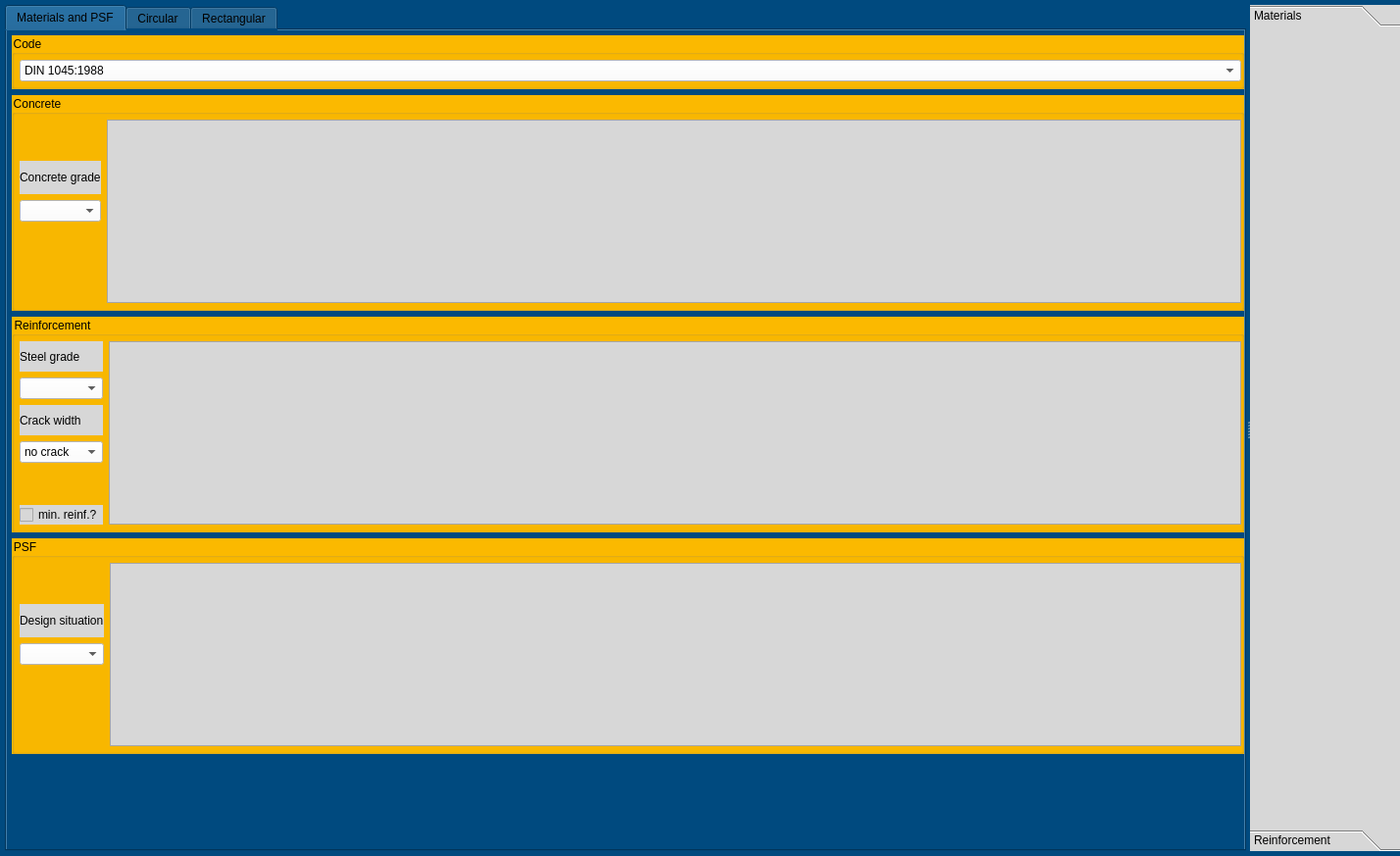
<?xml version="1.0" encoding="UTF-8"?>
<ui version="4.0">
 <class>Form</class>
 <widget class="QWidget" name="Form">
  <property name="geometry">
   <rect>
    <x>0</x>
    <y>0</y>
    <width>1428</width>
    <height>873</height>
   </rect>
  </property>
  <property name="windowTitle">
   <string>Cross-section dimensioning</string>
  </property>
  <property name="styleSheet">
   <string notr="true">QWidget{
background-color: rgb(0, 74, 127);
}

QPushButton{
background-color: rgb(205, 205, 205);
}

QLineEdit{
background-color:rgb(255, 255, 255)
}

QLabel{
background-color:rgb(215, 215, 215)
}

QCheckBox{
background-color:rgb(215, 215, 215)
}


QTableWidget{
background-color:rgb(215, 215, 215)
}

QComboBox{
background-color:rgb(255, 255, 255)
}


</string>
  </property>
  <layout class="QHBoxLayout" name="horizontalLayout">
   <property name="leftMargin">
    <number>5</number>
   </property>
   <property name="topMargin">
    <number>5</number>
   </property>
   <property name="rightMargin">
    <number>0</number>
   </property>
   <property name="bottomMargin">
    <number>5</number>
   </property>
   <item>
    <widget class="QSplitter" name="splitter">
     <property name="sizePolicy">
      <sizepolicy hsizetype="Preferred" vsizetype="Preferred">
       <horstretch>0</horstretch>
       <verstretch>0</verstretch>
      </sizepolicy>
     </property>
     <property name="baseSize">
      <size>
       <width>0</width>
       <height>0</height>
      </size>
     </property>
     <property name="orientation">
      <enum>Qt::Horizontal</enum>
     </property>
     <widget class="QTabWidget" name="tabWidget">
      <property name="sizePolicy">
       <sizepolicy hsizetype="MinimumExpanding" vsizetype="Expanding">
        <horstretch>0</horstretch>
        <verstretch>0</verstretch>
       </sizepolicy>
      </property>
      <property name="styleSheet">
       <string notr="true"/>
      </property>
      <property name="currentIndex">
       <number>0</number>
      </property>
      <widget class="QWidget" name="tab">
       <property name="styleSheet">
        <string notr="true">QGroupBox{
background-color: rgb(251, 185, 0);
}
</string>
       </property>
       <attribute name="title">
        <string>Materials and PSF</string>
       </attribute>
       <layout class="QVBoxLayout" name="verticalLayout">
        <property name="leftMargin">
         <number>5</number>
        </property>
        <property name="topMargin">
         <number>5</number>
        </property>
        <property name="rightMargin">
         <number>0</number>
        </property>
        <property name="bottomMargin">
         <number>5</number>
        </property>
        <item>
         <widget class="QGroupBox" name="groupBox">
          <property name="styleSheet">
           <string notr="true"/>
          </property>
          <property name="title">
           <string>Code</string>
          </property>
          <layout class="QGridLayout" name="gridLayout">
           <property name="leftMargin">
            <number>5</number>
           </property>
           <property name="topMargin">
            <number>5</number>
           </property>
           <property name="rightMargin">
            <number>0</number>
           </property>
           <property name="bottomMargin">
            <number>5</number>
           </property>
           <item row="0" column="0">
            <widget class="QComboBox" name="comboBox">
             <property name="styleSheet">
              <string notr="true">background-color: rgb(255, 255, 255);</string>
             </property>
             <item>
              <property name="text">
               <string>DIN 1045:1988</string>
              </property>
             </item>
             <item>
              <property name="text">
               <string>DIN 1045:2008</string>
              </property>
             </item>
             <item>
              <property name="text">
               <string>EN 1992-1-1:2004 (Eurocode 2)</string>
              </property>
             </item>
             <item>
              <property name="text">
               <string>DIN EN 1992-1-1:2004 + AX:2010 + NA:2011</string>
              </property>
             </item>
            </widget>
           </item>
          </layout>
         </widget>
        </item>
        <item>
         <widget class="QGroupBox" name="groupBox_2">
          <property name="title">
           <string>Concrete</string>
          </property>
          <layout class="QGridLayout" name="gridLayout_2">
           <property name="leftMargin">
            <number>5</number>
           </property>
           <property name="topMargin">
            <number>5</number>
           </property>
           <property name="rightMargin">
            <number>0</number>
           </property>
           <property name="bottomMargin">
            <number>5</number>
           </property>
           <item row="0" column="1" rowspan="5">
            <widget class="QTableWidget" name="tableWidget">
             <attribute name="horizontalHeaderDefaultSectionSize">
              <number>80</number>
             </attribute>
            </widget>
           </item>
           <item row="1" column="0">
            <widget class="QLabel" name="label">
             <property name="text">
              <string>Concrete grade</string>
             </property>
            </widget>
           </item>
           <item row="2" column="0">
            <widget class="QComboBox" name="comboBox_2">
             <property name="styleSheet">
              <string notr="true">background-color: rgb(255, 255, 255);</string>
             </property>
            </widget>
           </item>
          </layout>
         </widget>
        </item>
        <item>
         <widget class="QGroupBox" name="groupBox_3">
          <property name="title">
           <string>Reinforcement</string>
          </property>
          <layout class="QGridLayout" name="gridLayout_3">
           <property name="leftMargin">
            <number>5</number>
           </property>
           <property name="topMargin">
            <number>5</number>
           </property>
           <property name="rightMargin">
            <number>0</number>
           </property>
           <property name="bottomMargin">
            <number>5</number>
           </property>
           <item row="0" column="1" rowspan="6">
            <widget class="QTableWidget" name="tableWidget_2">
             <attribute name="horizontalHeaderDefaultSectionSize">
              <number>80</number>
             </attribute>
            </widget>
           </item>
           <item row="0" column="0">
            <widget class="QLabel" name="label_2">
             <property name="text">
              <string>Steel grade</string>
             </property>
            </widget>
           </item>
           <item row="1" column="0">
            <widget class="QComboBox" name="comboBox_3">
             <property name="styleSheet">
              <string notr="true">background-color: rgb(255, 255, 255);</string>
             </property>
            </widget>
           </item>
           <item row="2" column="0">
            <widget class="QLabel" name="label_4">
             <property name="text">
              <string>Crack width</string>
             </property>
            </widget>
           </item>
           <item row="3" column="0">
            <widget class="QComboBox" name="comboBox_5">
             <property name="styleSheet">
              <string notr="true">background-color: rgb(255, 255, 255);</string>
             </property>
             <item>
              <property name="text">
               <string>no crack</string>
              </property>
             </item>
             <item>
              <property name="text">
               <string>0.4 mm</string>
              </property>
             </item>
             <item>
              <property name="text">
               <string>0.3 mm</string>
              </property>
             </item>
             <item>
              <property name="text">
               <string>0.2 mm</string>
              </property>
             </item>
            </widget>
           </item>
           <item row="5" column="0">
            <widget class="QCheckBox" name="checkBox">
             <property name="text">
              <string>min. reinf.?</string>
             </property>
            </widget>
           </item>
          </layout>
         </widget>
        </item>
        <item>
         <widget class="QGroupBox" name="groupBox_4">
          <property name="title">
           <string>PSF</string>
          </property>
          <layout class="QGridLayout" name="gridLayout_4">
           <property name="leftMargin">
            <number>5</number>
           </property>
           <property name="topMargin">
            <number>5</number>
           </property>
           <property name="rightMargin">
            <number>0</number>
           </property>
           <property name="bottomMargin">
            <number>5</number>
           </property>
           <item row="1" column="0">
            <widget class="QLabel" name="label_3">
             <property name="text">
              <string>Design situation</string>
             </property>
            </widget>
           </item>
           <item row="0" column="1" rowspan="5">
            <widget class="QTableWidget" name="tableWidget_3">
             <attribute name="horizontalHeaderDefaultSectionSize">
              <number>80</number>
             </attribute>
            </widget>
           </item>
           <item row="2" column="0">
            <widget class="QComboBox" name="comboBox_4">
             <property name="styleSheet">
              <string notr="true">background-color: rgb(255, 255, 255);</string>
             </property>
            </widget>
           </item>
          </layout>
         </widget>
        </item>
        <item>
         <spacer name="verticalSpacer">
          <property name="orientation">
           <enum>Qt::Vertical</enum>
          </property>
          <property name="sizeHint" stdset="0">
           <size>
            <width>20</width>
            <height>97</height>
           </size>
          </property>
         </spacer>
        </item>
       </layout>
      </widget>
      <widget class="QWidget" name="tab_2">
       <property name="styleSheet">
        <string notr="true">QGroupBox{
background-color: rgb(251, 185, 0);
}</string>
       </property>
       <attribute name="title">
        <string>Circular</string>
       </attribute>
       <layout class="QVBoxLayout" name="verticalLayout_3">
        <property name="leftMargin">
         <number>5</number>
        </property>
        <property name="topMargin">
         <number>5</number>
        </property>
        <property name="rightMargin">
         <number>0</number>
        </property>
        <property name="bottomMargin">
         <number>5</number>
        </property>
        <item>
         <widget class="QGroupBox" name="groupBox_5">
          <property name="maximumSize">
           <size>
            <width>16777215</width>
            <height>200</height>
           </size>
          </property>
          <property name="title">
           <string>Cross-section</string>
          </property>
          <layout class="QGridLayout" name="gridLayout_5">
           <property name="leftMargin">
            <number>5</number>
           </property>
           <property name="topMargin">
            <number>5</number>
           </property>
           <property name="rightMargin">
            <number>0</number>
           </property>
           <property name="bottomMargin">
            <number>5</number>
           </property>
           <item row="0" column="0">
            <layout class="QHBoxLayout" name="horizontalLayout_2">
             <item>
              <widget class="QTableWidget" name="tableWidget_4">
               <property name="maximumSize">
                <size>
                 <width>16777215</width>
                 <height>16777215</height>
                </size>
               </property>
               <attribute name="horizontalHeaderDefaultSectionSize">
                <number>80</number>
               </attribute>
              </widget>
             </item>
             <item>
              <widget class="QWidget" name="widget_2" native="true">
               <property name="minimumSize">
                <size>
                 <width>100</width>
                 <height>0</height>
                </size>
               </property>
              </widget>
             </item>
            </layout>
           </item>
          </layout>
         </widget>
        </item>
        <item>
         <widget class="QGroupBox" name="groupBox_9">
          <property name="title">
           <string>Internal forces and required reinforcement</string>
          </property>
          <layout class="QGridLayout" name="gridLayout_11">
           <property name="leftMargin">
            <number>5</number>
           </property>
           <property name="topMargin">
            <number>5</number>
           </property>
           <property name="rightMargin">
            <number>0</number>
           </property>
           <property name="bottomMargin">
            <number>5</number>
           </property>
           <item row="0" column="0">
            <widget class="QTableWidget" name="tableWidget_11"/>
           </item>
           <item row="0" column="1">
            <widget class="QTableWidget" name="tableWidget_13"/>
           </item>
          </layout>
         </widget>
        </item>
        <item>
         <widget class="QGroupBox" name="groupBox_6">
          <property name="title">
           <string>Given reinforcement</string>
          </property>
          <layout class="QGridLayout" name="gridLayout_6">
           <property name="leftMargin">
            <number>5</number>
           </property>
           <property name="topMargin">
            <number>5</number>
           </property>
           <property name="bottomMargin">
            <number>5</number>
           </property>
           <item row="1" column="5" colspan="2">
            <widget class="QLineEdit" name="lineEdit_2">
             <property name="styleSheet">
              <string notr="true">background-color: rgb(242, 255, 116);</string>
             </property>
             <property name="text">
              <string>10, 12, 16, 20</string>
             </property>
            </widget>
           </item>
           <item row="1" column="0">
            <widget class="QLabel" name="label_5">
             <property name="text">
              <string>Bar diameters for vertical reinf.</string>
             </property>
            </widget>
           </item>
           <item row="1" column="4">
            <widget class="QLabel" name="label_6">
             <property name="text">
              <string>Bar diameters for shear reinf.</string>
             </property>
            </widget>
           </item>
           <item row="2" column="0" colspan="3">
            <widget class="QTableWidget" name="tableWidget_5">
             <property name="styleSheet">
              <string notr="true"/>
             </property>
             <attribute name="horizontalHeaderDefaultSectionSize">
              <number>60</number>
             </attribute>
            </widget>
           </item>
           <item row="2" column="4" colspan="3">
            <widget class="QTableWidget" name="tableWidget_6">
             <property name="styleSheet">
              <string notr="true"/>
             </property>
             <attribute name="horizontalHeaderDefaultSectionSize">
              <number>60</number>
             </attribute>
            </widget>
           </item>
           <item row="1" column="1" colspan="2">
            <widget class="QLineEdit" name="lineEdit">
             <property name="styleSheet">
              <string notr="true">background-color: rgb(242, 255, 116);</string>
             </property>
             <property name="text">
              <string>25, 32, 40, D25, D32, D40</string>
             </property>
            </widget>
           </item>
          </layout>
         </widget>
        </item>
        <item>
         <widget class="QPushButton" name="pushButton">
          <property name="text">
           <string>Print report</string>
          </property>
         </widget>
        </item>
       </layout>
      </widget>
      <widget class="QWidget" name="tab_3">
       <property name="styleSheet">
        <string notr="true">QGroupBox{
background-color: rgb(251, 185, 0);
}</string>
       </property>
       <attribute name="title">
        <string>Rectangular</string>
       </attribute>
       <layout class="QVBoxLayout" name="verticalLayout_4">
        <property name="leftMargin">
         <number>5</number>
        </property>
        <property name="topMargin">
         <number>5</number>
        </property>
        <property name="rightMargin">
         <number>0</number>
        </property>
        <property name="bottomMargin">
         <number>5</number>
        </property>
        <item>
         <widget class="QGroupBox" name="groupBox_7">
          <property name="maximumSize">
           <size>
            <width>16777215</width>
            <height>200</height>
           </size>
          </property>
          <property name="title">
           <string>Cross-section</string>
          </property>
          <layout class="QGridLayout" name="gridLayout_7">
           <property name="leftMargin">
            <number>5</number>
           </property>
           <property name="topMargin">
            <number>5</number>
           </property>
           <property name="rightMargin">
            <number>0</number>
           </property>
           <property name="bottomMargin">
            <number>5</number>
           </property>
           <item row="0" column="1">
            <layout class="QHBoxLayout" name="horizontalLayout_3">
             <item>
              <widget class="QTableWidget" name="tableWidget_7">
               <property name="maximumSize">
                <size>
                 <width>16777215</width>
                 <height>16777215</height>
                </size>
               </property>
               <attribute name="horizontalHeaderDefaultSectionSize">
                <number>80</number>
               </attribute>
              </widget>
             </item>
             <item>
              <widget class="QWidget" name="widget_5" native="true">
               <property name="minimumSize">
                <size>
                 <width>100</width>
                 <height>0</height>
                </size>
               </property>
              </widget>
             </item>
            </layout>
           </item>
          </layout>
         </widget>
        </item>
        <item>
         <widget class="QGroupBox" name="groupBox_10">
          <property name="title">
           <string>Internal forces and required reinforcement</string>
          </property>
          <layout class="QGridLayout" name="gridLayout_12">
           <property name="leftMargin">
            <number>5</number>
           </property>
           <property name="topMargin">
            <number>5</number>
           </property>
           <property name="rightMargin">
            <number>0</number>
           </property>
           <property name="bottomMargin">
            <number>5</number>
           </property>
           <item row="0" column="0">
            <widget class="QTableWidget" name="tableWidget_12"/>
           </item>
           <item row="0" column="1">
            <widget class="QTableWidget" name="tableWidget_14"/>
           </item>
          </layout>
         </widget>
        </item>
        <item>
         <widget class="QGroupBox" name="groupBox_8">
          <property name="title">
           <string>Given reinforcement</string>
          </property>
          <layout class="QGridLayout" name="gridLayout_8">
           <property name="leftMargin">
            <number>5</number>
           </property>
           <property name="topMargin">
            <number>5</number>
           </property>
           <property name="rightMargin">
            <number>0</number>
           </property>
           <property name="bottomMargin">
            <number>5</number>
           </property>
           <item row="0" column="7" colspan="2">
            <widget class="QLabel" name="label_8">
             <property name="text">
              <string>Bar diameters for shear reinf.</string>
             </property>
            </widget>
           </item>
           <item row="0" column="4" colspan="2">
            <spacer name="horizontalSpacer_5">
             <property name="orientation">
              <enum>Qt::Horizontal</enum>
             </property>
             <property name="sizeHint" stdset="0">
              <size>
               <width>40</width>
               <height>20</height>
              </size>
             </property>
            </spacer>
           </item>
           <item row="1" column="0" colspan="11">
            <widget class="QTabWidget" name="tabWidget_2">
             <property name="currentIndex">
              <number>0</number>
             </property>
             <widget class="QWidget" name="tab_4">
              <attribute name="title">
               <string>Vertical reinforcement</string>
              </attribute>
              <layout class="QGridLayout" name="gridLayout_9">
               <property name="leftMargin">
                <number>0</number>
               </property>
               <property name="topMargin">
                <number>0</number>
               </property>
               <property name="rightMargin">
                <number>0</number>
               </property>
               <property name="bottomMargin">
                <number>0</number>
               </property>
               <item row="0" column="0">
                <widget class="QTableWidget" name="tableWidget_8"/>
               </item>
               <item row="0" column="1">
                <widget class="QTableWidget" name="tableWidget_9"/>
               </item>
              </layout>
             </widget>
             <widget class="QWidget" name="tab_5">
              <attribute name="title">
               <string>Horizontal reinforcement</string>
              </attribute>
              <layout class="QGridLayout" name="gridLayout_10">
               <property name="leftMargin">
                <number>0</number>
               </property>
               <property name="topMargin">
                <number>0</number>
               </property>
               <property name="rightMargin">
                <number>0</number>
               </property>
               <property name="bottomMargin">
                <number>0</number>
               </property>
               <item row="0" column="0">
                <widget class="QTableWidget" name="tableWidget_10"/>
               </item>
              </layout>
             </widget>
            </widget>
           </item>
           <item row="0" column="9" colspan="2">
            <widget class="QLineEdit" name="lineEdit_4">
             <property name="styleSheet">
              <string notr="true">background-color: rgb(242, 255, 116);</string>
             </property>
             <property name="text">
              <string>10, 12, 16, 20</string>
             </property>
            </widget>
           </item>
           <item row="0" column="0" colspan="2">
            <widget class="QLabel" name="label_7">
             <property name="text">
              <string>Bar diameters for vertical reinf.</string>
             </property>
            </widget>
           </item>
           <item row="0" column="2" colspan="2">
            <widget class="QLineEdit" name="lineEdit_3">
             <property name="styleSheet">
              <string notr="true">background-color: rgb(242, 255, 116);</string>
             </property>
             <property name="text">
              <string>25, 32, 40, D25, D32, D40</string>
             </property>
            </widget>
           </item>
           <item row="0" column="6">
            <widget class="QLabel" name="label_9">
             <property name="toolTip">
              <string>&lt;html&gt;&lt;head/&gt;&lt;body&gt;&lt;p&gt;Embraces of shear reinforcement drawing format&lt;/p&gt;&lt;p&gt;- single number means 1 leg of shear reinforcement being placed at the assigned bar number.&lt;/p&gt;&lt;p&gt;- 'no_start no_end' means that shear reinforcement loop (2 legs) starts at no_start and ends at no_end, e. g. '1 8'.&lt;/p&gt;&lt;p&gt;- multiple legs for shear reinforcement can be separated by a semicolon, e.g. '1 9; 3 7; 5' means 5 legs of shear bars placed along the main bars 1, 3, 5, 7, and 9.&lt;/p&gt;&lt;/body&gt;&lt;/html&gt;</string>
             </property>
             <property name="styleSheet">
              <string notr="true">background-color: rgb(85, 255, 255);</string>
             </property>
             <property name="text">
              <string>Information?</string>
             </property>
            </widget>
           </item>
          </layout>
         </widget>
        </item>
        <item>
         <widget class="QPushButton" name="pushButton_2">
          <property name="text">
           <string>Print report</string>
          </property>
         </widget>
        </item>
       </layout>
      </widget>
     </widget>
     <widget class="QToolBox" name="toolBox">
      <property name="sizePolicy">
       <sizepolicy hsizetype="Expanding" vsizetype="Expanding">
        <horstretch>0</horstretch>
        <verstretch>0</verstretch>
       </sizepolicy>
      </property>
      <property name="minimumSize">
       <size>
        <width>100</width>
        <height>0</height>
       </size>
      </property>
      <property name="baseSize">
       <size>
        <width>0</width>
        <height>0</height>
       </size>
      </property>
      <property name="styleSheet">
       <string notr="true">background-color: rgb(215, 215, 215);</string>
      </property>
      <property name="currentIndex">
       <number>0</number>
      </property>
      <widget class="QWidget" name="page">
       <property name="geometry">
        <rect>
         <x>0</x>
         <y>0</y>
         <width>144</width>
         <height>809</height>
        </rect>
       </property>
       <attribute name="label">
        <string>Materials</string>
       </attribute>
       <layout class="QVBoxLayout" name="verticalLayout_2">
        <property name="leftMargin">
         <number>0</number>
        </property>
        <property name="topMargin">
         <number>5</number>
        </property>
        <property name="rightMargin">
         <number>5</number>
        </property>
        <property name="bottomMargin">
         <number>5</number>
        </property>
        <item>
         <widget class="QWidget" name="widget" native="true">
          <property name="sizePolicy">
           <sizepolicy hsizetype="Expanding" vsizetype="Preferred">
            <horstretch>0</horstretch>
            <verstretch>0</verstretch>
           </sizepolicy>
          </property>
         </widget>
        </item>
       </layout>
      </widget>
      <widget class="QWidget" name="page_3">
       <property name="geometry">
        <rect>
         <x>0</x>
         <y>0</y>
         <width>144</width>
         <height>809</height>
        </rect>
       </property>
       <attribute name="label">
        <string>Reinforcement</string>
       </attribute>
       <layout class="QVBoxLayout" name="verticalLayout_5">
        <property name="leftMargin">
         <number>0</number>
        </property>
        <property name="topMargin">
         <number>5</number>
        </property>
        <property name="rightMargin">
         <number>5</number>
        </property>
        <property name="bottomMargin">
         <number>5</number>
        </property>
        <item>
         <widget class="QCheckBox" name="checkBox_2">
          <property name="text">
           <string>Rotate plot?</string>
          </property>
         </widget>
        </item>
        <item>
         <widget class="QWidget" name="widget_4" native="true"/>
        </item>
       </layout>
      </widget>
     </widget>
    </widget>
   </item>
  </layout>
 </widget>
 <resources/>
 <connections/>
</ui>
